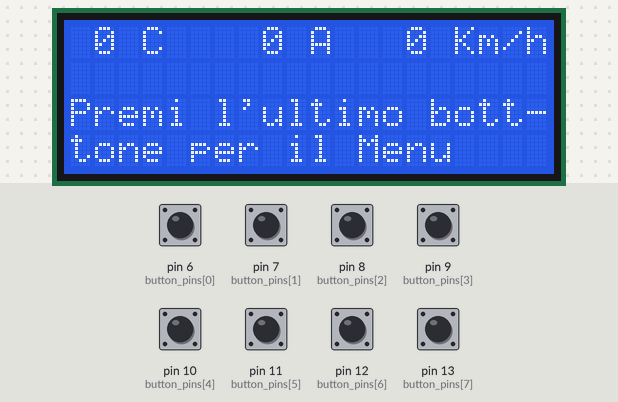
Simulated run of this program. Board: Arduino Uno, built with avr-gcc and run on an emulated ATmega328P. Shown: 20×4 character LCD. The test bench sets the inputs (shaded band); at power-on: pin 6 (button_pins[0]), pin 7 (button_pins[1]), pin 8 (button_pins[2]), pin 9 (button_pins[3]), pin 10 (button_pins[4]), pin 11 (button_pins[5]), pin 12 (button_pins[6]), pin 13 (button_pins[7]) LOW. Random numbers use the default seed unless the program sets one.

Above: at 1.3 s.
1.4 s: pin 6 (button_pins[0]) pulled HIGH for 0.15 s
At 2.9 s:
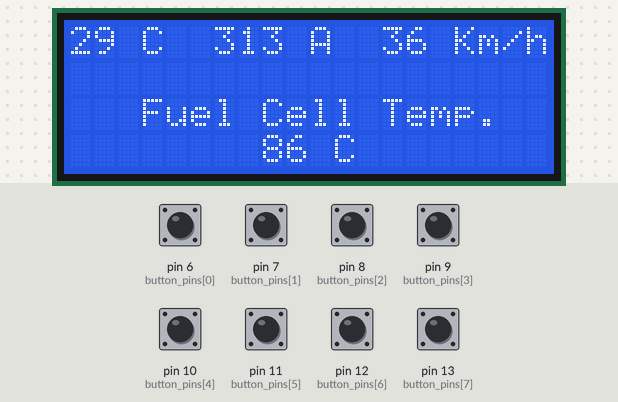
4.5 s: pin 7 (button_pins[1]) pulled HIGH for 0.15 s
At 7.0 s:
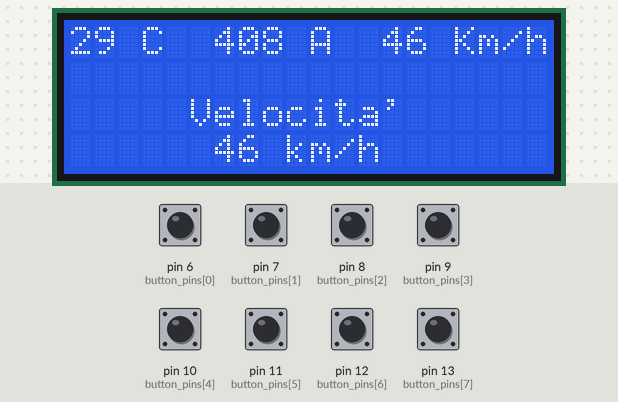
7.6 s: pin 8 (button_pins[2]) pulled HIGH for 0.15 s
At 8.9 s:
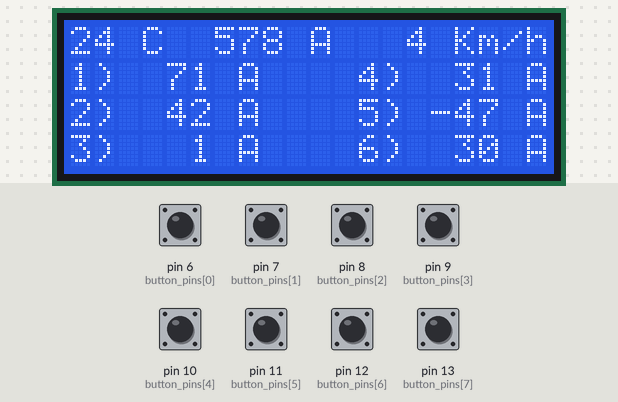
10.7 s: pin 9 (button_pins[3]) pulled HIGH for 0.15 s
At 12.5 s:
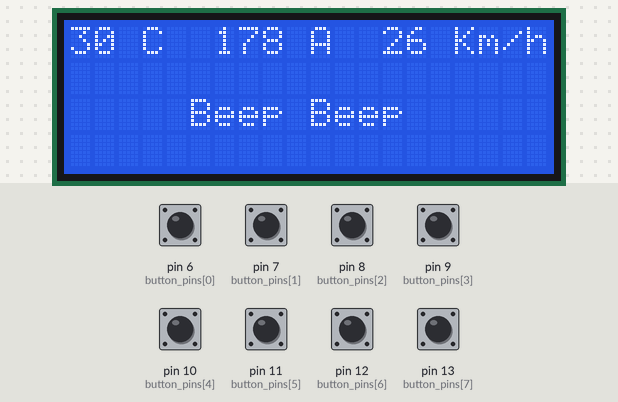
13.8 s: pin 10 (button_pins[4]) pulled HIGH for 0.15 s
At 14.5 s:
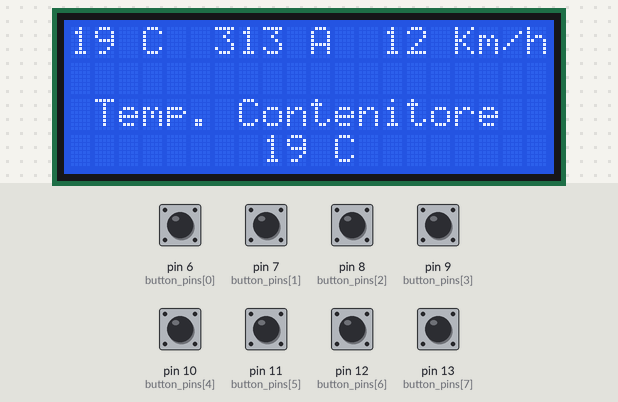
16.9 s: pin 11 (button_pins[5]) pulled HIGH for 0.15 s
At 18.9 s:
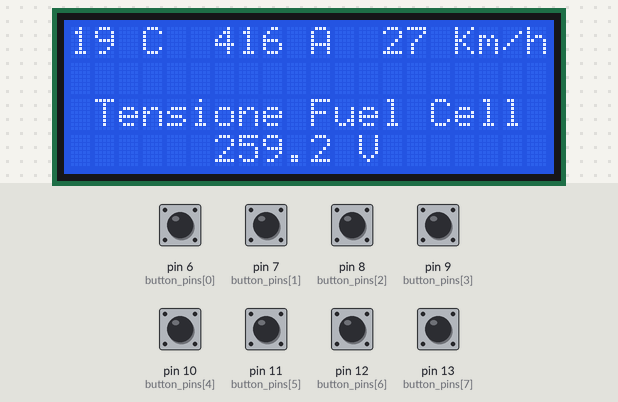
Timing chart, 0 to 20.4 s (numbered marks = the images above; inputs shaded):
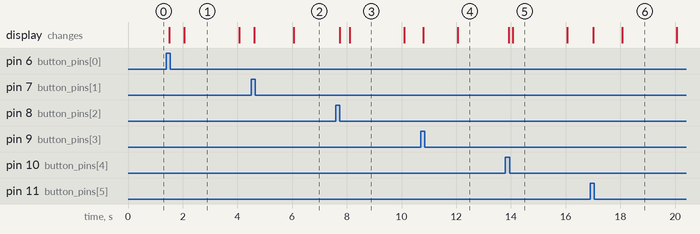

Measured:
- what the display in image 1 shows lasts 2.0 s, from 2.1 s to 4.1 s

The program:

main.cpp
```cpp
#include "simulator.hpp"
#include "display.hpp"
#include "buttons.hpp"


void setup() {
  Serial.begin(9600);
  init_display();
  init_buttons();
  init_simulator();
}

void loop() {
  simulate_telemetries();
  handle_button_clicks();
  handle_display();
  // handle_value_read();
}
```

buttons.cpp
```cpp
#include "buttons.hpp"

/**
 * Button Pins Mapping:
 * - 6  --> Fuel Cell Temperature
 * - 7  --> Speed
 * - 8  --> Super Capacitors Ampere
 * - 9  --> Clacson
 * - 10 --> Case Temperature
 * - 11 --> Fuel Cell Voltage
 * - 12 --> Motor Ampere
 * - 13 --> Go Back Button
 */


int last_button_clicked = -1; // -1 means no button clicked yet

const int button_pins[BUTTONS_COUNT] = { 6, 7, 8, 9, 10, 11, 12, 13 };
int button_states[BUTTONS_COUNT] = { 0 };
int last_button_states[BUTTONS_COUNT] = { LOW };
unsigned long last_debounce_times[BUTTONS_COUNT] = { 0 };

void init_buttons() {
    for (size_t i = 0; i < BUTTONS_COUNT; i++) {
        pinMode(button_pins[i], INPUT);
    }
}

int debounce(int index) {
    // read the state of the switch into a local variable:
    int changed = 0;
    int button_pin = button_pins[index];
    int reading = digitalRead(button_pin);

    // check to see if you just pressed the button
    // (i.e. the input went from LOW to HIGH), and you've waited long enough
    // since the last press to ignore any noise:

    // If the switch changed, due to noise or pressing:
    if (reading != last_button_states[index]) {
        // reset the debouncing timer
        last_debounce_times[index] = millis();
    }

    if ((millis() - last_debounce_times[index]) > DEBOUNCE_DELAY) {
        // whatever the reading is at, it's been there for longer than the debounce
        // delay, so take it as the actual current state:

        // if the button state has changed:
        if (reading != button_states[index]) {
            button_states[index] = reading;

            // only toggle the LED if the new button state is HIGH
            if (button_states[index] == HIGH) {
                changed = 1;
            }
        }
    }

    // save the reading. Next time through the loop, it'll be the lastButtonState:
    last_button_states[index] = reading;
    return changed;
}

void handle_button_clicks() {
    for (size_t i = 0; i < BUTTONS_COUNT; i++) {
        if (debounce(i) == 1) last_button_clicked = i;
    }
}

void reset_last_button_clicked() {
    last_button_clicked = -1;
}
```

buttons.hpp
```cpp
#ifndef BUTTONS_HPP
#define BUTTONS_HPP

#include <Arduino.h>

const int BUTTONS_COUNT = 8;
const int DEBOUNCE_DELAY = 50;
extern int last_button_clicked;

extern const int button_pins[BUTTONS_COUNT];
extern int button_states[BUTTONS_COUNT];
extern int last_button_states[BUTTONS_COUNT];
extern unsigned long last_debounce_times[BUTTONS_COUNT];

void init_buttons();
int debounce(int index);
void handle_button_clicks();
void reset_last_button_clicked();

#endif 
```

display.cpp
```cpp
#include "display.hpp"
#include "simulator.hpp"

int pages[BUTTONS_COUNT] = { 0 }; // all pages start at zero (non-visible)
int current_page = 0;


LiquidCrystal_I2C lcd(0x27, LCD_COLS, LCD_ROWS);

void init_display() {
    lcd.init();
    lcd.backlight();
    display_home();
}

void handle_display() {
    if (last_button_clicked == -1) {
        if (current_page >= 0 && update_acknowledged == false) update_display();
        return;
    }
    change_display_page();
    handle_display_page(last_button_clicked);
    reset_last_button_clicked(); // make sure that last_button_clicked is reset so the display happen once
}

void update_display() {
    handle_display_page(current_page);
    set_update_acknowledged();
}

void change_display_page() {
    current_page = last_button_clicked; // Update the current page

    switch (current_page) {
    case 0:
    case 1:
    case 3:
    case 4:
    case 5:
    case 6:
    case 7:
        if (pages[current_page] == 0) pages[current_page] = 1; // go to first page
        else pages[current_page] = 0; // go back home
        break;
    case 2: // super capacitor has 2 pages
        if (pages[current_page] == 0) pages[current_page] = 1; // go to first page
        else if (pages[current_page] == 1) pages[current_page] = 2; // go to second page
        else pages[current_page] = 0; // go back home
        break;
    default:
        break;
    }

    // Reset all pages except the last one
    for (int i = 0; i < BUTTONS_COUNT; i++) {
        if (i != current_page) pages[i] = 0;
    }

}

void reset_all_pages() {
    for (size_t i = 0; i < BUTTONS_COUNT; i++) {
        pages[i] = 0;
    }
}

void handle_display_page(int page) {
    if (pages[page] == 0) {
        display_home();
        return;
    }

    switch (page) {
    case 0: // Fuel Cell Temperature
        display_fuel_cell_temp();
        break;
    case 1: // Speed
        display_speed();
        break;
    case 2: // Ampere super capacitors
        if (pages[2] == 1) display_super_cap_ampere_page_1();
        else if (pages[2] == 2) display_super_cap_ampere_page_2();
        break;
    case 3: // Clacson
        display_clacson();
        break;
    case 4: // Case Temperature
        display_case_temp();
        break;
    case 5: // Fuel Cell Voltage
        display_fuel_cell_volt();
        break;
    case 6: // Ampere Motor
        display_motor_ampere();
        break;
    case 7: //
        display_menu();
        break;
    }

}


void display_status_bar() {
    lcd_clear_line(0); // clear first line
    char buffer[21];
    snprintf(buffer, sizeof(buffer), "%2d C  %3d A  %2d Km/h", case_temp, overall_supercap_amperes, vehicle_speed);
    lcd.print(buffer);
}

void display_home() {
    lcd.clear();
    display_status_bar();

    // Vehicle speed
    lcd.setCursor(0, 2);
    lcd.print("Premi l'ultimo bott-");
    lcd.setCursor(0, 3);
    lcd.print("tone per il Menu");
}

void display_fuel_cell_temp() {
    lcd.clear();
    display_status_bar();
    lcd.setCursor(2, 2);
    lcd.print(" Fuel Cell Temp.");
    lcd.setCursor(8, 3);
    lcd.print(fuel_cell_temperature);
    lcd.print(" C");
}

void display_speed() {
    lcd.clear();
    display_status_bar();
    lcd.setCursor(4, 2);
    lcd.print(" Velocita'");
    lcd.setCursor(6, 3);
    lcd.print(vehicle_speed);
    lcd.print(" km/h");
}

void display_clacson() {
    lcd.clear();
    display_status_bar();
    lcd.setCursor(5, 2);
    lcd.print("Beep Beep");
}

void display_super_cap_ampere_page_1() {
    lcd.clear();
    display_status_bar();

    char line2[21];
    char line3[21];
    char line4[21];

    snprintf(line2, sizeof(line2), "1) %3d A    4) %3d A", supercap_amperes[0], supercap_amperes[3]);
    snprintf(line3, sizeof(line2), "2) %3d A    5) %3d A", supercap_amperes[1], supercap_amperes[4]);
    snprintf(line4, sizeof(line2), "3) %3d A    6) %3d A", supercap_amperes[2], supercap_amperes[5]);

    lcd.setCursor(0, 1);
    lcd.print(line2);
    lcd.setCursor(0, 2);
    lcd.print(line3);
    lcd.setCursor(0, 3);
    lcd.print(line4);
}

void display_super_cap_ampere_page_2() {
    lcd.clear();
    display_status_bar();

    char line2[21];
    char line3[21];
    char line4[21];

    snprintf(line2, sizeof(line2), "7) %3d A   10) %3d A", supercap_amperes[6], supercap_amperes[9]);
    snprintf(line3, sizeof(line2), "8) %3d A   11) %3d A", supercap_amperes[7], supercap_amperes[10]);
    snprintf(line4, sizeof(line2), "9) %3d A   12) %3d A", supercap_amperes[8], supercap_amperes[11]);

    lcd.setCursor(0, 1);
    lcd.print(line2);
    lcd.setCursor(0, 2);
    lcd.print(line3);
    lcd.setCursor(0, 3);
    lcd.print(line4);
}

void display_case_temp() {
    lcd.clear();
    display_status_bar();
    lcd.setCursor(0, 2);
    lcd.print(" Temp. Contenitore");
    lcd.setCursor(8, 3);
    lcd.print(case_temp);
    lcd.print(" C");
}

void display_fuel_cell_volt() {
    char voltage_str[6];
    dtostrf(fuel_cell_voltage, 5, 1, voltage_str); // float values can't be displayed if they are not strings

    lcd.clear();
    display_status_bar();
    lcd.setCursor(1, 2);
    lcd.print("Tensione Fuel Cell");
    lcd.setCursor(6, 3);
    lcd.print(voltage_str);
    lcd.print(" V");
}

void display_motor_ampere() {
    lcd.clear();
    display_status_bar();
    lcd.setCursor(2, 2);
    lcd.print("Corrente Motore");
    lcd.setCursor(7, 3);
    lcd.print(motor_ampere);
    lcd.print(" A");
}

void display_menu() {
    lcd.clear();
    lcd.setCursor(0, 0);
    lcd.print("1)FuelTmp 2)AbitTemp");
    lcd.setCursor(0, 1);
    lcd.print("3)Velocit 4)VoltFuel");
    lcd.setCursor(0, 2);
    lcd.print("5)ISuperC 6)IMotore");
    lcd.setCursor(0, 3);
    lcd.print("7)Clacson 8)Altro..");
}

// LCD Enhancments

/**
 * Clear the LCD line at given line, and reset the cursor to the start of that line
 */
void lcd_clear_line(int line) {
    lcd.setCursor(0, line);
    for (size_t i = 0; i < LCD_COLS; i++) {
        lcd.print(" ");
    }
    lcd.setCursor(0, line);
}
```

display.hpp
```cpp
#ifndef DISPLAY_HPP
#define DISPLAY_HPP
#include <Wire.h>
#include <LiquidCrystal_I2C.h>

#include "buttons.hpp"

extern int pages[BUTTONS_COUNT];
extern int current_page;

const int LCD_ROWS = 4;
const int LCD_COLS = 20;
extern LiquidCrystal_I2C lcd;

// LCD Enhancments

void lcd_clear_line(int line);

// Generic and Controllers

void init_display();
void handle_display();
void update_display();
void change_display_page();
void handle_display_page(int page);
void reset_all_pages();

// Display Pages


void display_status_bar();
void display_home();
void display_fuel_cell_temp();
void display_speed();
void display_clacson();
void display_super_cap_ampere_page_1();
void display_super_cap_ampere_page_2();
void display_case_temp();
void display_fuel_cell_volt();
void display_motor_ampere();
void display_menu();

#endif
```

simulator.cpp
```cpp
#include "simulator.hpp"

unsigned long last_update_time = 0;
bool update_acknowledged = false;

int vehicle_speed;
int fuel_cell_temperature;
double fuel_cell_voltage;
int supercap_amperes[SUPERCAPACITORS_COUNT];
int overall_supercap_amperes;
int case_temp;
int motor_ampere;


void init_simulator() {
    randomSeed(analogRead(A0)); // Todo make sure A0 is free
}

int random_int_range(int min, int max) {
    return random(min, max + 1); // Arduino random is [min, max)
}
double random_double_range(int min, int max) {
    long scale = 10; // 1 decimal places of precision
    long scaled_min = (long)(min * scale);
    long scaled_max = (long)(max * scale);
    long result = random(scaled_min, scaled_max + 1);
    return (double)result / scale;
}


void simulate_telemetries() {
    unsigned long current_time = millis();
    if (current_time - last_update_time >= UPDATE_INTERVAL) {
        last_update_time = current_time;

        // Simulate telemetries
        vehicle_speed = random_int_range(0, 60); // km/h
        fuel_cell_temperature = random_int_range(40, 90); // °C
        fuel_cell_voltage = random_double_range(200, 400); // V
        case_temp = random_int_range(18, 30); // °C
        motor_ampere = random_int_range(100, 600); // A
        overall_supercap_amperes = random_int_range(100, 600); // A

        for (int i = 0; i < SUPERCAPACITORS_COUNT; i++) {
            supercap_amperes[i] = random_int_range(-50, 150); // A
        }


        update_acknowledged = false;
    }
}

/**
 * Change the udpate state as acknoledged
 */
void set_update_acknowledged() {
    update_acknowledged = true;
}
```

simulator.hpp
```cpp
#ifndef SIMULATOR_HPP
#define SIMULATOR_HPP

#include <Arduino.h>

const int SUPERCAPACITORS_COUNT = 12;
const unsigned long UPDATE_INTERVAL = 2000; // ms

extern bool update_acknowledged;
extern unsigned long last_update_time;

// Telemetries

extern int vehicle_speed;
extern int fuel_cell_temperature;
extern double fuel_cell_voltage;
extern int supercap_amperes[SUPERCAPACITORS_COUNT];
extern int overall_supercap_amperes;
extern int case_temp;
extern int motor_ampere;


void init_simulator();
int random_int_range(int min, int max);
void simulate_telemetries();
void set_update_acknowledged();

#endif
```
